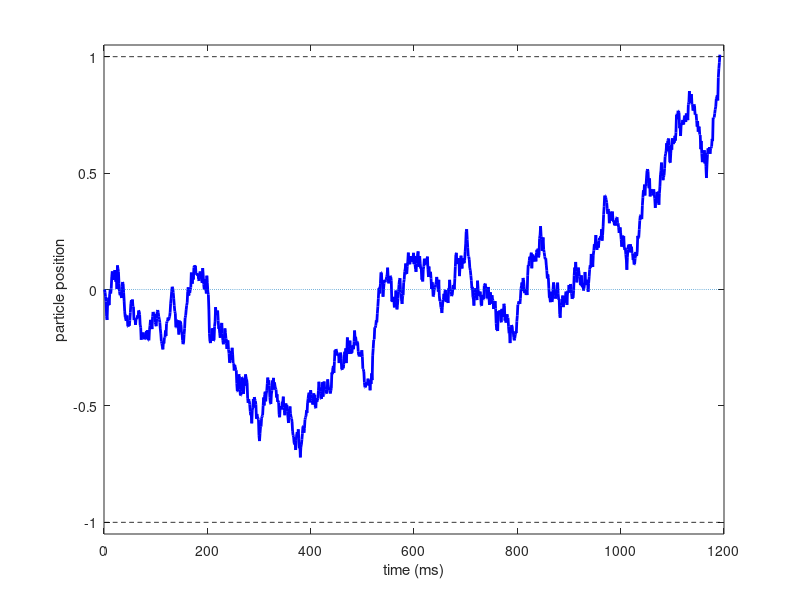

Write the MATLAB code that produced this figure. (Note: this script raises an error after producing the figure.)
%Behavioral Modeling: Response times and the drift-diffusion model
%
%Seminal work by Shadlen's group has made the drift-diffusion model very 
%popular in neuroscience. It is a simple, yet powerful, model that captures
%key features of response time and choice distributions in many
%decision-making tasks. For a detailed discussion of response times, see
%Luce 1991. For a discussion of the potential role of DDM in understanding
%LIP function, see Gold & Shadlen, 2002. 

%%%%%%%%%%%%%%%%%%%%%%%%%%%%%%%%%%%%%%%%
%%%%%%%%%%%%%%%%%%%%%%%%%%%%%%%%%%%%%%%%
%%%PART 1: DRIFT-DIFFUSION MODEL
%%%%%%%%%%%%%%%%%%%%%%%%%%%%%%%%%%%%%%%%
%%%%%%%%%%%%%%%%%%%%%%%%%%%%%%%%%%%%%%%%

%The drift-diffusion model (DDM) is simply a particle moving noisily
%in a one dimensional space; choice and response time are determined  when
%the particle drifts to either of two extreme positions. 
%
%Formally, let's call x(t) the position of the particle at time t. x changes
%over time according to the following differential equation:
%
%dx(t)/dt = a*c(t) + b*N(0,1)
%
%where c(t) is the signal at time t (e.g., coherent motion in a random dots
%stimulus), N(0,1) is gaussian noise with zero mean and unit standard
%deviation, a is the drift-rate, or the effect of the signal on the
%particles velocity, and b is a coefficient that determines the amplitude
%(i.e., standard deviation) of effect of noise on the particles' velocity.
%
%The particle ceases movement at t*, such that x(t*) >= th1 or x(t*) <= th2.
%importantly, th2 < x(t) <th1 for all t < t*, and x(t*+tau) is undefined. 
%In other words, the particle stops moving when its value becomes
%sufficiently extreme by hitting either a positive (th1) or negative (th2)
%threshold boundary, and continues moving until either of two boundaries are reached.
%
%Determining choice and response time from a single run of the model is 
%simple. The response time of the model is t*, and the choice is 1 if
%x(t*) >= th1, and 0 if x(t*) <= th2. 
%
%Try to implement the drift-diffusion model with a=.04, b=.03, th1=1 and 
%th2=-1. Coding this is more or less coding a gaussian random walk, except 
%that a while-loop is more appropriate than a for-loop because you don't 
%know how long each run will be in advance. 
%
%Plot the position of the particle for one run with 0 coherence (i.e., 
%c(t)=0 for all t).
%------------------------------YOUR CODE HERE------------------------------
a = .04;
b = .03;
th1 = 1;
th2 = -1;
c = 0;
clear x;x(1) = 0;
t = 1;
while(x(t) < th1 && x(t) > th2)
    dx = a*c + b*randn;
    t = t+1;
    x(t) = x(t-1)+dx;
end

plot(1:t,x,'-b','LineWidth',2);%plots position of the particle over time
hold all;
plot(1:t,ones(t,1)*th1,'--k');%plots the upper boundary
plot(1:t,ones(t,1)*th2,'--k');%plots the lower boundary
plot(1:t,zeros(t,1),':');%plots the x-axis; y=0 line
ylim([th2*1.05,th1*1.05]);%sets limits for y axis
ylabel('particle position');
xlabel('time (ms)');
%--------------------------------------------------------------------------

%At this point, it may be helpful to make a function for your DDM. This is 
%not necessary, but will be convenient for the remainder of the tutorial. 
%Your  function should take a, b, th1, th2, and c, and should return the 
%amount of time that the particle simulation took, and which boundary the 
%particle hit. Your function will have to be in a separate file. 
%
%see: http://www.mathworks.com/help/matlab/ref/function.html
%
%Now, run your code 1000 times and plot the distribution of response times.
%You can do this with the hist function, but make sure to use a reasonable
%number of bins (between 50 and 100). Use 0 coherence.
%-----------------------------------YOUR CODE HERE-------------------------
nrep = 1000;

model.a = .04;
model.b = .03;
model.th1 = 1;
model.th2 = -1;
c = zeros(nrep,1);

out = DDM_fun_answer(model,c);

figure;
hist(out.rt,100)
xlabel('response time');
ylabel('Count');

%---------------------------------------------------------------------------

%How does coherence affect the response time? Try varying your coherence
%between -.1 and .1, corresponding to strong evidence against and for 
%action 1, respectively. Plot the average response time at each
%coherence. Make sure to run several (e.g., 1000) simulations at each
%response time to have confidence in your estimates. 
%-----------------------------------YOUR CODE HERE-------------------------
%setup trials
nrep = 1000; %n reps per trial type
coh_range = [-.1,.1]; %range of trial types
ncoh = 11; %number of trial types
coh_vec = linspace(coh_range(1),coh_range(2),ncoh);%unique trial types
coherences = repmat(coh_vec',[nrep,1]); %repeat all trial types 1000 times

%model parameters
model.a = .04; %drift rate
model.b = .03; %noise SD
model.th1 = 1; %upper boundary
model.th2 = -1; %lower boundary

%simulate DDM
out = DDM_fun_answer(model,coherences);

%parse out chronometric and psychometric curves
chronometric = zeros(ncoh,1);
psychometric = zeros(ncoh,1);
for i=1:ncoh
    rts_at_this_coh = out.rt(coherences==coh_vec(i));
    choices_at_this_coh = out.choice(coherences==coh_vec(i));
    chronometric(i) = mean(rts_at_this_coh);
    psychometric(i) = mean(choices_at_this_coh);
end

%plot it all
figure;
subplot(1,2,1)
plot(coh_vec,psychometric);
xlabel('Coherence');
ylabel('P(choose 1)');
ylim([0 1]);

subplot(1,2,2)
plot(coh_vec,chronometric)
xlabel('Coherence');
ylabel('RT');
%---------------------------------------------------------------------------

%%%%%%%%%%%%%%%%%%%%%%%%%%%%%%%%%%%%%%%%
%%%%%%%%%%%%%%%%%%%%%%%%%%%%%%%%%%%%%%%%
%%%PART 2: FITTING THE DDM
%%%%%%%%%%%%%%%%%%%%%%%%%%%%%%%%%%%%%%%%
%%%%%%%%%%%%%%%%%%%%%%%%%%%%%%%%%%%%%%%%

%Like all models we have worked with so far, the DDM can be fit to
%subjects' data. Because the model reproduces both response times and
%choices, In practice, fitting the drift-diffusion model involves fitting 
%both the distribution of choices and the distribution of response times, 
%which can be tricky or require more sophisticated methods.
%
%Today, we will just be fitting the response time distributions. For a 
%comparison of possible fitting methods, see:
%Ratcliff R, Tuerlinckx F. Estimating parameters of the diffusion model: 
%Approaches to dealing with contaminant reaction times and parameter 
%variability. Psychonomic bulletin & review. 2002;9(3):438-481.
%
%First, load in the data. Column 1 is coherence (negative is motion in
%direction 0, positive is motion in direction 1), column 2 is the animals
%categorization of the motion (either 0 or 1), and column 3 is the animals'
%response time in ms.
%-----------------------------------YOUR CODE HERE-------------------------
data = csvread('data.txt');
coherence = data(:,1);
choice = data(:,2);
rt = data(:,3);
%---------------------------------------------------------------------------
%Now, you have to generate the data that you want to fit. We want to fit
%the response time distribution at each coherence level. Because we are not
%fitting choices, a coherence of c and -c can be regarded as the same.
%
%Generate a histogram of response times at each absolute coherence level.
%Normalize the counts in each bin by the total number of trials at that
%absolute coherence level to get a probability density function, which is
%invariant to trial number. Make sure that the x-axis for each histogram is
%the same - you should choose your bin edges ahead of time, based on the
%RT range of the data. 25 bins should be ok.
%
%Make sure you plot your histograms! The bar function is useful here.
%-----------------------------------YOUR CODE HERE-------------------------
abs_coh = abs(coherence);
ucoh = unique(abs_coh);
ncoh = length(ucoh);
nbin = 25;

%generate coherence vector
minrt = 0;
maxrt = 2000;%max(rt) is 1986
nbins = 25;
edges = linspace(minrt,maxrt,nbins);
coh_counts = zeros(ncoh,nbins);
for i=1:ncoh
    coh_counts(i,:) = histc(rt(abs_coh==ucoh(i)),edges); %obtain counts at each coherence
    coh_counts(i,:) = coh_counts(i,:)/sum(coh_counts(i,:));%normalize to get PDF
end

%plot histograms
for i=1:ncoh
    subplot(2,3,i)
    bar(edges,coh_counts(i,:))
    xlabel('RT');
    xlim([0 maxrt]);
    title(sprintf('Coherence=%.2f',ucoh(i)));
    ylim([0 .4]);
end

%---------------------------------------------------------------------------
%To fit the DDM to the data, we will use a grid-search procedure, in which 
%we test all possible combinations of parameter values over some restricted
%ranges to test which combination of parameters best reproduces the data.
%Pick a range for the drift-rate parameter, and another range for the noise
%parameter. Your ranges should probably fall in the bigger range of [0,.1],
%and you should use decision boundaries of -1 and 1.
%
%Select m evenly spaced values from each range, and generate reaction time
%distributions for all combinations of these parameter values. Make sure
%that you do a sufficient number of simulations (n) at each combination of parameters.
%Then, compare the empirical reaction time to the simulated distributions.  
%
%A grid search is nice, but can get computationally expensive and
%time-consuming. The procedure that I have outlined above involves n*m^2
%runs of the DDM. Of course, each simulation takes time, so if you choose
%an n or m that is too large, you may have grid searches that will take days
%or even years to finish. Let's try to address this up front - first,
%determine the average time it takes to run one DDM simulation, run_time.
%Then, find a reasonable size for n and m such that run_time*n*m^2 is
%somewhat small (~1min or less). Make sure that n is large enough such that
%you can sample trials at each (absolute) coherence a sufficient number of 
%times.
%
%To determine how much time a particular operation takes, surround the
%operation with "tic" and "toc, then execute the code block.
%(http://www.mathworks.com/help/matlab/ref/tic.html).
%-----------------------------------DEMO CODE----------------------------
tic %starts the timer
magic(5); %operation in question
run_time = toc %ends the timer, and reports the run time
%---------------------------------------------------------------------------
%
%Once you have chosen a value of m and n that satisfies you, run the grid
%search. Perform the same binning procedure as above to the simulated runs
%at each parameter combination, and compute the squared error of the
%proportion of RTs in each bin between the simulated RT distribution and
%the empirical RT distribution. Find the parameter combination that
%minimizes the sum of bin-wise squared errors. 
%-----------------------------------YOUR CODE HERE-------------------------
%model parameters
model.a = .05; %drift rate
model.b = .04; %noise SD
model.th1 = 1; %upper boundary
model.th2 = -1; %lower boundary

%compute average run time
runtime = zeros(100,1);
for i=1:100
    tic
    DDM_fun_answer(model,0); %running at coherence 0 is worst case, so this will overestimate run time.
    runtime(i) = toc;
end

%choose m and n
m = 4;
n = 6*1000;%1000 reps at each unique coherence

%run time
fprintf('average worst case run time is: %.2f sec\n',mean(runtime)*n*(m^2));

%generate coherence vector based on unique absolute coherences from real
%experiment
coherence = repmat(ucoh,[n/6,1]);

%run simulations
drift_rate = linspace(.03,.06,m);
noise = linspace(.03,.06,m);
out = cell(m);
for i=1:m
    for j=1:m
        model.a = drift_rate(i);
        model.b = noise(j);
        out{i,j} = DDM_fun_answer(model,coherence);
    end
end

%make and compare histograms at each coherence for each parameter set
%generate coherence vector
minrt = 0;
maxrt = 2000;%max(rt) is 1986
nbins = 25;
edges = linspace(minrt,maxrt,nbins);

%compute bin-wise squared errors
cost = zeros(m);
coh_counts_sim = cell(m);
for i=1:m%drift rate
    for j=1:m%noise
        coh_counts_sim{i,j} = zeros(ncoh,nbins);
        for k=1:ncoh
            coh_counts_sim{i,j}(k,:) = histc(out{i,j}.rt(coherence==ucoh(k)),edges); %obtain counts at each coherence
            coh_counts_sim{i,j}(k,:) = coh_counts_sim{i,j}(k,:)/sum(coh_counts_sim{i,j}(k,:));%normalize to get PDF
        end
        %keyboard;
        squerrvec = (coh_counts-coh_counts_sim{i,j}).^2;
        cost(i,j) = sum(squerrvec(:));
    end
end

%plot cost to identify best fitting value.
imagesc(noise,drift_rate,cost);
colormap('hot')
set(gca,'XTick',noise,'YTick',drift_rate);
xlabel('Noise');
cb = colorbar;
ylabel(cb,'Cost');
ylabel('Drift rate');
%---------------------------------------------------------------------------

%Once you have identified the best fitting set of parameters, plot your
%simulated RT distributions against the empirical RT distributions to see
%how well you have done. 

figure;
for i=1:ncoh
    subplot(2,3,i)
    plot(edges,coh_counts(i,:),'-b');
    hold on;
    plot(edges,coh_counts_sim{2,2}(i,:),'-r');
    xlabel('time (ms)');
    ylabel('probability')
    title(sprintf('Coherence=%.2f',ucoh(i)));
end